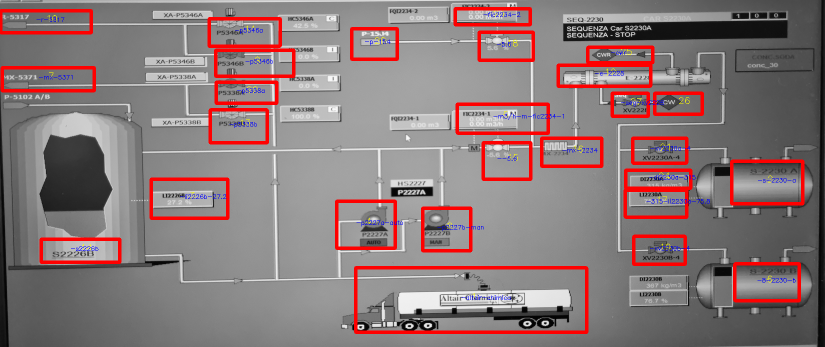
#> input picture business_logic/new_logic/check_if_are_the_same_of_manualy_drawn/original_img.png, 1650 x 694 px, given in place of edged1.png, which was not available (shown at 1/2 size)
$ python vision2.py
#> lines starting #> are read from the running program, lines starting #| are printed output that depends on the picture; after the words box and inside, x2 and y2 are one past the last pixel; in counts of white or black regions, pixels touching at a corner belong together; pictures that were not available may be replaced by others from this repository, and a replacement may not be noted
import os

import matplotlib.pyplot as plt
import numpy as np
import argparse
import imutils
import cv2
# construct the argument parser and parse the arguments
ROOT_DIR = os.path.dirname(os.path.dirname(os.path.abspath(__file__)))


if __name__ == '__main__':


	image = cv2.imread(ROOT_DIR + '/edged_images/edged1.png')
#> image is the input picture: shape (694, 1650, 3); mean B, G, R 121.1, 120.4, 137.1

	cv2.imshow("Image", image)
	# convert the image to grayscale and threshold it
	gray = cv2.cvtColor(image, cv2.COLOR_BGR2GRAY)
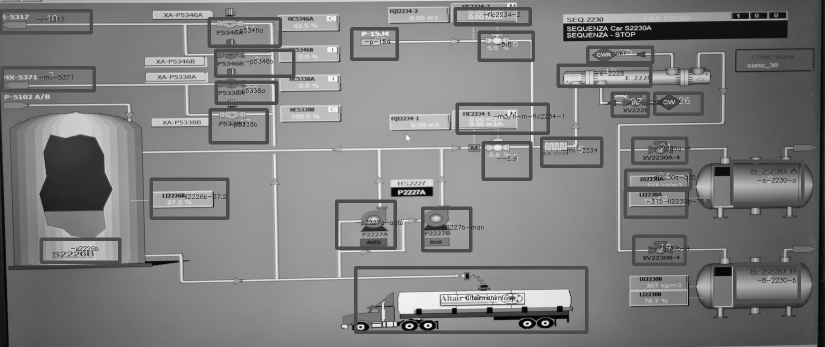
#> gray: shape (694, 1650) (shown at 1/2 size); min 0, max 248, mean 125.5
	thresh = cv2.threshold(gray, 200, 255,
						   cv2.THRESH_BINARY_INV)[1]
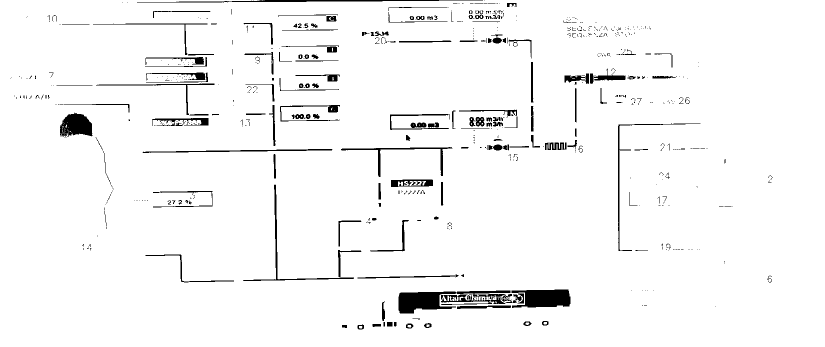
#> thresh: shape (694, 1650) (shown at 1/2 size); 96.3% white; 637 black regions (461 under 20 px)
	cv2.imshow("Thresh", thresh)
	# find the largest contour in the threshold image
	cnts = cv2.findContours(thresh.copy(), cv2.RETR_EXTERNAL,
							cv2.CHAIN_APPROX_SIMPLE)
#> cnts = 3 contours, 2 with area under 20; largest, box (x1, y1, x2, y2) and area: (0, 0, 1650, 694) 1140960
	cnts = imutils.grab_contours(cnts)
	c = max(cnts, key=cv2.contourArea)
#> c = contour of 53 points, box (x1, y1, x2, y2) (0, 0, 1650, 694), area 1140960
	# draw the shape of the contour on the output image, compute the
	# bounding box, and display the number of points in the contour
	output = image.copy()
	cv2.drawContours(output, [c], -1, (0, 255, 0), 3)
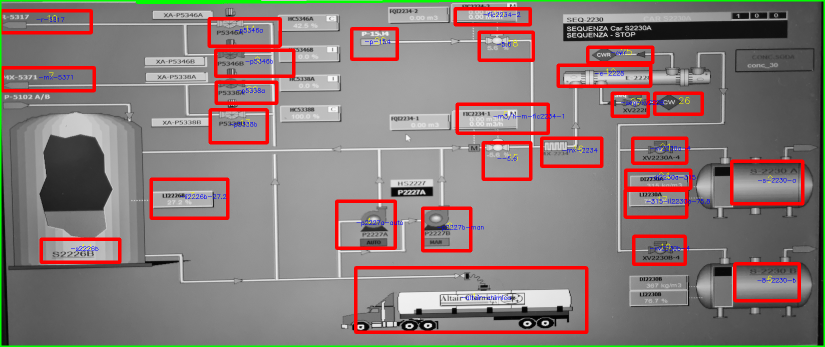
#> output: shape (694, 1650, 3) (shown at 1/2 size); 1.4% of pixels changed, all inside (x1, y1, x2, y2) = (0, 0, 1650, 694)
	(x, y, w, h) = cv2.boundingRect(c)
#> x = 0; y = 0; w = 1650; h = 694
	text = "original, num_pts={}".format(len(c))
#> text = 'original, num_pts=53'
	cv2.putText(output, text, (x, y - 15), cv2.FONT_HERSHEY_SIMPLEX,
				0.9, (0, 255, 0), 2)
	# show the original contour image
	print("[INFO] {}".format(text))
#| [INFO] original, num_pts=53

	print('dd')


	cv2.imshow("Original Contour", output)

	# to demonstrate the impact of contour approximation, let's loop
	# over a number of epsilon sizes
	for eps in np.linspace(0.001, 0.05, 10):
		# approximate the contour
		peri = cv2.arcLength(c, True)
		approx = cv2.approxPolyDP(c, eps * peri, True)
		# draw the approximated contour on the image
		output = image.copy()
		cv2.drawContours(output, [approx], -1, (0, 255, 0), 3)
		text = "eps={:.4f}, num_pts={}".format(eps, len(approx))
		cv2.putText(output, text, (x, y - 15), cv2.FONT_HERSHEY_SIMPLEX,
					0.9, (0, 255, 0), 2)
		# show the approximated contour image
		print("[INFO] {}".format(text))
		plt.imshow(output)
		plt.show()
		cv2.imshow("Approximated Contour", output)
#> this loop made 10 passes
#> text on passes 1 to 10: 'eps=0.0010, num_pts=4', 'eps=0.0064, num_pts=4', 'eps=0.0119, num_pts=4', 'eps=0.0173, num_pts=4', 'eps=0.0228, num_pts=4', 'eps=0.0282, num_pts=4', 'eps=0.0337, num_pts=4', 'eps=0.0391, num_pts=4', 'eps=0.0446, num_pts=4', 'eps=0.0500, num_pts=4'
#| [INFO] eps=0.0010, num_pts=4
#| [INFO] eps=0.0064, num_pts=4
#| [INFO] eps=0.0119, num_pts=4
#| [INFO] eps=0.0173, num_pts=4
#| [INFO] eps=0.0228, num_pts=4
#| [INFO] eps=0.0282, num_pts=4
#| [INFO] eps=0.0337, num_pts=4
#| [INFO] eps=0.0391, num_pts=4
#> (further printed lines are left out)
#> pass 1, `plt.show()`:
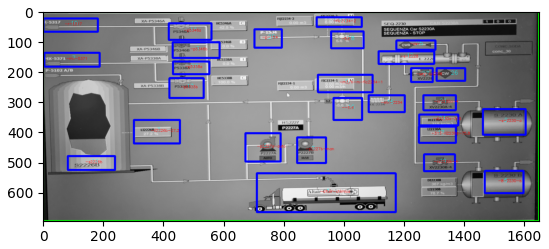
#> figure drawn by matplotlib, 1 panel; B, G, R data is drawn as R, G, B
#> pass 1, `cv2.imshow("Approximated Contour", output)`:
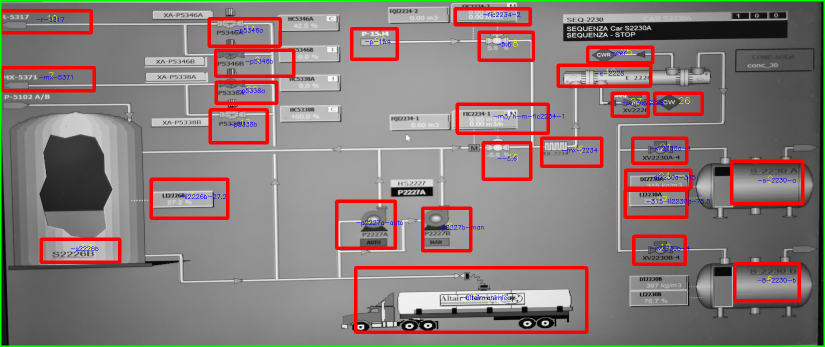
#> window 'Approximated Contour': shape (694, 1650, 3) (shown at 1/2 size); mean B, G, R 119.8, 122.3, 135.7

	cv2.waitKey(0)
	print('oo')
